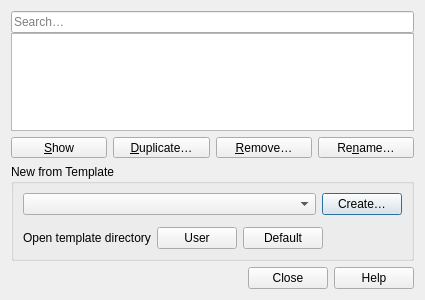
<?xml version="1.0" encoding="UTF-8"?>
<ui version="4.0">
 <class>QgsLayoutManagerBase</class>
 <widget class="QDialog" name="QgsLayoutManagerBase">
  <property name="geometry">
   <rect>
    <x>0</x>
    <y>0</y>
    <width>425</width>
    <height>300</height>
   </rect>
  </property>
  <property name="minimumSize">
   <size>
    <width>425</width>
    <height>300</height>
   </size>
  </property>
  <property name="windowTitle">
   <string>Layout Manager</string>
  </property>
  <property name="windowIcon">
   <iconset resource="../images/images.qrc">
    <normaloff>:/images/themes/default/mActionLayoutManager.svg</normaloff>:/images/themes/default/mActionLayoutManager.svg</iconset>
  </property>
  <layout class="QVBoxLayout" name="verticalLayout">
   <item>
    <layout class="QGridLayout" name="gridLayout_2" rowstretch="0,0">
     <item row="1" column="2">
      <widget class="QToolButton" name="mRemoveButton">
       <property name="sizePolicy">
        <sizepolicy hsizetype="Preferred" vsizetype="Fixed">
         <horstretch>0</horstretch>
         <verstretch>0</verstretch>
        </sizepolicy>
       </property>
       <property name="text">
        <string>&amp;Remove…</string>
       </property>
      </widget>
     </item>
     <item row="0" column="0" colspan="4">
      <layout class="QVBoxLayout" name="verticalLayout_2" stretch="0,1">
       <property name="spacing">
        <number>0</number>
       </property>
       <property name="topMargin">
        <number>0</number>
       </property>
       <item>
        <widget class="QgsFilterLineEdit" name="mSearchLineEdit">
         <property name="placeholderText">
          <string>Search…</string>
         </property>
        </widget>
       </item>
       <item>
        <widget class="QListView" name="mLayoutListView">
         <property name="selectionMode">
          <enum>QAbstractItemView::ExtendedSelection</enum>
         </property>
         <property name="selectionBehavior">
          <enum>QAbstractItemView::SelectRows</enum>
         </property>
        </widget>
       </item>
      </layout>
     </item>
     <item row="1" column="0">
      <widget class="QToolButton" name="mShowButton">
       <property name="sizePolicy">
        <sizepolicy hsizetype="Preferred" vsizetype="Fixed">
         <horstretch>0</horstretch>
         <verstretch>0</verstretch>
        </sizepolicy>
       </property>
       <property name="text">
        <string>&amp;Show</string>
       </property>
      </widget>
     </item>
     <item row="1" column="3">
      <widget class="QToolButton" name="mRenameButton">
       <property name="sizePolicy">
        <sizepolicy hsizetype="Preferred" vsizetype="Fixed">
         <horstretch>0</horstretch>
         <verstretch>0</verstretch>
        </sizepolicy>
       </property>
       <property name="text">
        <string>Re&amp;name…</string>
       </property>
      </widget>
     </item>
     <item row="1" column="1">
      <widget class="QToolButton" name="mDuplicateButton">
       <property name="sizePolicy">
        <sizepolicy hsizetype="Preferred" vsizetype="Fixed">
         <horstretch>0</horstretch>
         <verstretch>0</verstretch>
        </sizepolicy>
       </property>
       <property name="text">
        <string>&amp;Duplicate…</string>
       </property>
      </widget>
     </item>
    </layout>
   </item>
   <item>
    <widget class="QgsCollapsibleGroupBox" name="mTemplateGrpBox">
     <property name="minimumSize">
      <size>
       <width>0</width>
       <height>0</height>
      </size>
     </property>
     <property name="focusPolicy">
      <enum>Qt::StrongFocus</enum>
     </property>
     <property name="title">
      <string>New from Template</string>
     </property>
     <layout class="QGridLayout" name="gridLayout">
      <property name="spacing">
       <number>6</number>
      </property>
      <item row="0" column="2">
       <widget class="QPushButton" name="mAddButton">
        <property name="sizePolicy">
         <sizepolicy hsizetype="Maximum" vsizetype="Fixed">
          <horstretch>0</horstretch>
          <verstretch>0</verstretch>
         </sizepolicy>
        </property>
        <property name="text">
         <string>Create…</string>
        </property>
       </widget>
      </item>
      <item row="1" column="0" colspan="3">
       <widget class="QgsFileWidget" name="mTemplateFileWidget" native="true">
        <property name="focusPolicy">
         <enum>Qt::StrongFocus</enum>
        </property>
       </widget>
      </item>
      <item row="2" column="0" colspan="3">
       <layout class="QHBoxLayout" name="horizontalLayout">
        <item>
         <widget class="QLabel" name="label">
          <property name="sizePolicy">
           <sizepolicy hsizetype="Maximum" vsizetype="Preferred">
            <horstretch>0</horstretch>
            <verstretch>0</verstretch>
           </sizepolicy>
          </property>
          <property name="text">
           <string>Open template directory</string>
          </property>
         </widget>
        </item>
        <item>
         <widget class="QPushButton" name="mTemplatesUserDirBtn">
          <property name="sizePolicy">
           <sizepolicy hsizetype="Maximum" vsizetype="Fixed">
            <horstretch>0</horstretch>
            <verstretch>0</verstretch>
           </sizepolicy>
          </property>
          <property name="text">
           <string>User</string>
          </property>
         </widget>
        </item>
        <item>
         <widget class="QPushButton" name="mTemplatesDefaultDirBtn">
          <property name="sizePolicy">
           <sizepolicy hsizetype="Maximum" vsizetype="Fixed">
            <horstretch>0</horstretch>
            <verstretch>0</verstretch>
           </sizepolicy>
          </property>
          <property name="text">
           <string>Default</string>
          </property>
         </widget>
        </item>
        <item>
         <spacer name="horizontalSpacer">
          <property name="orientation">
           <enum>Qt::Horizontal</enum>
          </property>
          <property name="sizeHint" stdset="0">
           <size>
            <width>40</width>
            <height>20</height>
           </size>
          </property>
         </spacer>
        </item>
       </layout>
      </item>
      <item row="0" column="0" colspan="2">
       <widget class="QComboBox" name="mTemplate"/>
      </item>
     </layout>
    </widget>
   </item>
   <item>
    <widget class="QDialogButtonBox" name="mButtonBox">
     <property name="orientation">
      <enum>Qt::Horizontal</enum>
     </property>
     <property name="standardButtons">
      <set>QDialogButtonBox::Close|QDialogButtonBox::Help</set>
     </property>
    </widget>
   </item>
  </layout>
 </widget>
 <customwidgets>
  <customwidget>
   <class>QgsCollapsibleGroupBox</class>
   <extends>QGroupBox</extends>
   <header>qgscollapsiblegroupbox.h</header>
   <container>1</container>
  </customwidget>
  <customwidget>
   <class>QgsFileWidget</class>
   <extends>QWidget</extends>
   <header>qgsfilewidget.h</header>
   <container>1</container>
  </customwidget>
  <customwidget>
   <class>QgsFilterLineEdit</class>
   <extends>QLineEdit</extends>
   <header>qgsfilterlineedit.h</header>
  </customwidget>
 </customwidgets>
 <tabstops>
  <tabstop>mSearchLineEdit</tabstop>
  <tabstop>mLayoutListView</tabstop>
  <tabstop>mShowButton</tabstop>
  <tabstop>mDuplicateButton</tabstop>
  <tabstop>mRemoveButton</tabstop>
  <tabstop>mRenameButton</tabstop>
  <tabstop>mTemplateGrpBox</tabstop>
  <tabstop>mTemplate</tabstop>
  <tabstop>mAddButton</tabstop>
  <tabstop>mTemplateFileWidget</tabstop>
  <tabstop>mTemplatesUserDirBtn</tabstop>
  <tabstop>mTemplatesDefaultDirBtn</tabstop>
 </tabstops>
 <resources>
  <include location="../images/images.qrc"/>
 </resources>
 <connections>
  <connection>
   <sender>mButtonBox</sender>
   <signal>accepted()</signal>
   <receiver>QgsLayoutManagerBase</receiver>
   <slot>accept()</slot>
   <hints>
    <hint type="sourcelabel">
     <x>266</x>
     <y>295</y>
    </hint>
    <hint type="destinationlabel">
     <x>157</x>
     <y>274</y>
    </hint>
   </hints>
  </connection>
  <connection>
   <sender>mButtonBox</sender>
   <signal>rejected()</signal>
   <receiver>QgsLayoutManagerBase</receiver>
   <slot>reject()</slot>
   <hints>
    <hint type="sourcelabel">
     <x>266</x>
     <y>295</y>
    </hint>
    <hint type="destinationlabel">
     <x>286</x>
     <y>274</y>
    </hint>
   </hints>
  </connection>
 </connections>
</ui>
